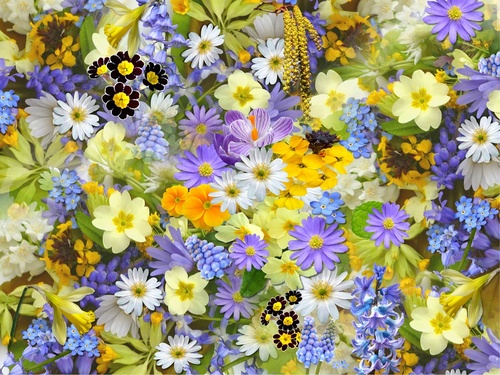
#> input picture Assignment #1/images/flower.jpg, 500 x 375 px, shrunk from 960 x 720 before the run
$ python Grayscale.py
#> lines starting #> are read from the running program, lines starting #| are printed output that depends on the picture
import cv2
import numpy as np
import os
import matplotlib.pyplot as plt

# Define the input and output folders
input_folder = 'images'
output_folder = 'grayscale'

# Create the output folder if it doesn't exist
os.makedirs(output_folder, exist_ok=True)

# Define a list of image filenames
image_filenames = ["flower.jpg", "fractal.jpeg", "fruit.jpg"]

# Function to quantize an image to a specific gray level and save it
def quantize_and_save_image(input_path, output_folder, gray_level):
    # Load the image
#> called with input_path = 'images/flower.jpg', output_folder = 'grayscale', gray_level = 8
    image = cv2.imread(input_path, cv2.IMREAD_COLOR)
#> image is the input picture: shape (375, 500, 3); mean B, G, R 118.5, 152.3, 158.1

    # Convert the image to grayscale
    gray_image = cv2.cvtColor(image, cv2.COLOR_BGR2GRAY)
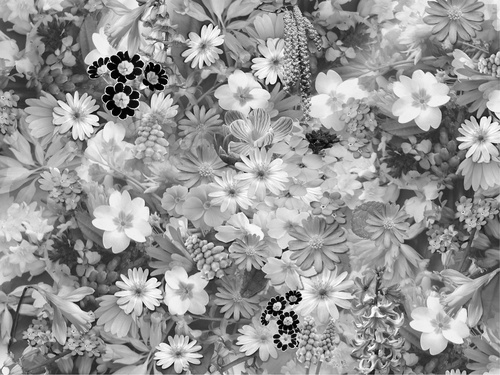
#> gray_image: shape (375, 500); min 0, max 255, mean 150.2

    # Quantize the image to the specified gray level
    quantized_image = (gray_level / 256.0 * gray_image).astype(np.uint8)
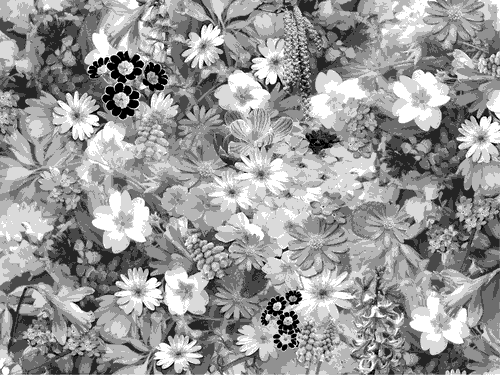
#> quantized_image: shape (375, 500); min 0, max 7, mean 4.21; drawn with min black and max white

    # Generate the output path
    output_path = os.path.join(output_folder, f"{os.path.splitext(os.path.basename(input_path))[0]}_{gray_level}.jpg")

    # Save the quantized image
    cv2.imwrite(output_path, quantized_image)

# Define the list of gray levels to test
gray_levels = [8, 64, 128, 256]

# Process and save each image for each gray level
for filename in image_filenames:
    input_path = os.path.join(input_folder, filename)
    fig, axes = plt.subplots(1, len(gray_levels) + 1, figsize=(15, 5))

    for i, gray_level in enumerate(gray_levels):
        quantize_and_save_image(input_path, output_folder, gray_level)
        quantized_image = cv2.imread(os.path.join(output_folder, f"{os.path.splitext(filename)[0]}_{gray_level}.jpg"), cv2.IMREAD_GRAYSCALE)
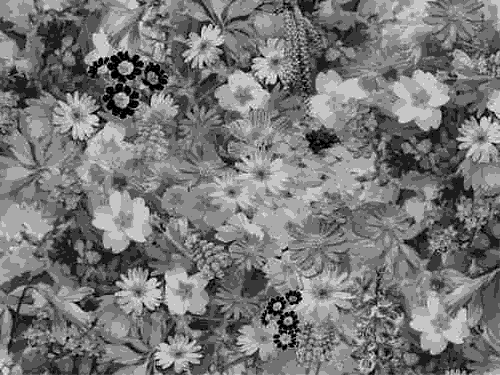
#> quantized_image: shape (375, 500); min 0, max 9, mean 4.21; drawn with min black and max white
        axes[i].imshow(quantized_image, cmap='gray')
        axes[i].axis('off')
        axes[i].set_title(f"Gray Level {gray_level}")

    # Add the original image to the figure
    original_image = cv2.imread(input_path)
    axes[len(gray_levels)].imshow(cv2.cvtColor(original_image, cv2.COLOR_BGR2RGB))
    axes[len(gray_levels)].axis('off')
    axes[len(gray_levels)].set_title("Original Image")

    # Save the individual figure for this image
    plt.tight_layout()
    figure_filename = os.path.splitext(filename)[0] + "_figure.jpg"
    figure_path = os.path.join(output_folder, figure_filename)
    plt.savefig(figure_path)
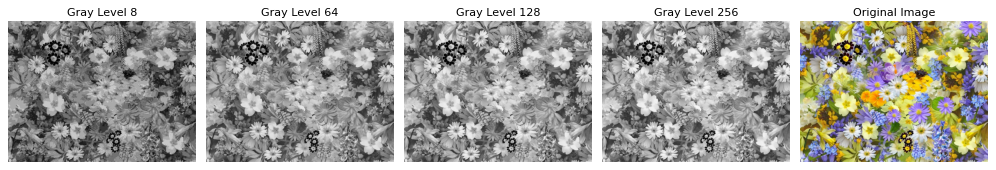
#> figure drawn by matplotlib, 5 panels
    plt.close()
#> pass 2 of the loop `for filename in image_filenames:`:
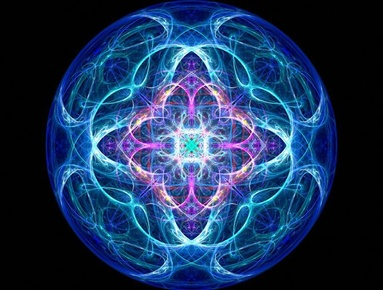
#> input picture Assignment #1/images/fractal.jpeg, 383 x 290 px, shrunk from 735 x 557 before the run
#> in quantize_and_save_image, image is the input picture: shape (290, 383, 3); mean B, G, R 89.4, 52.8, 29
#> gray_image: shape (290, 383)
#> `quantized_image = cv2.imread(os.path.join(output_folder, f"{os.path.sp..`:
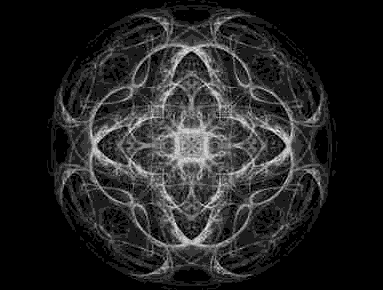
#> quantized_image: shape (290, 383); min 0, max 9, mean 1.25; drawn with min black and max white
#> `plt.savefig(figure_path)`:
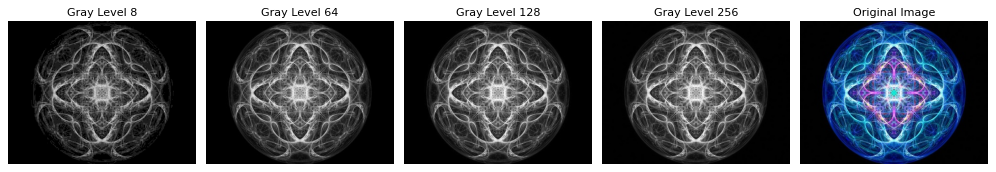
#> figure drawn by matplotlib, 5 panels
#> pass 3 of the loop `for filename in image_filenames:`:
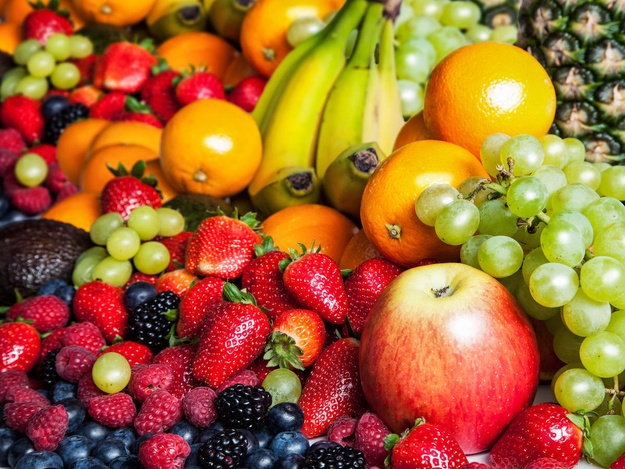
#> input picture Assignment #1/images/fruit.jpg, 625 x 469 px, shrunk from 1200 x 900 before the run
#> in quantize_and_save_image, image is the input picture: shape (469, 625, 3); mean B, G, R 49.1, 101.4, 162.5
#> gray_image: shape (469, 625)
#> `quantized_image = cv2.imread(os.path.join(output_folder, f"{os.path.sp..`:
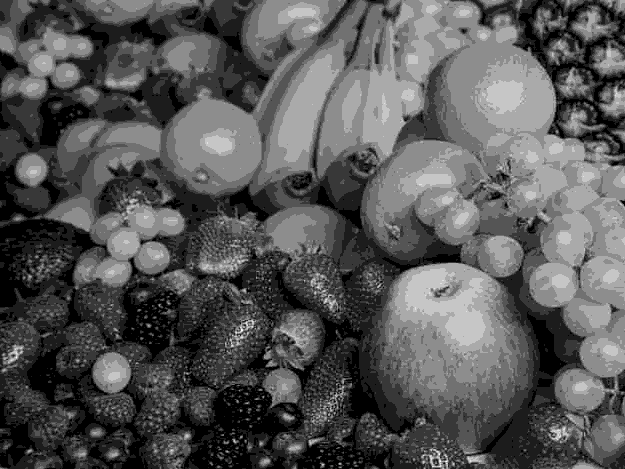
#> quantized_image: shape (469, 625); min 0, max 9, mean 3.07; drawn with min black and max white
#> `plt.savefig(figure_path)`:
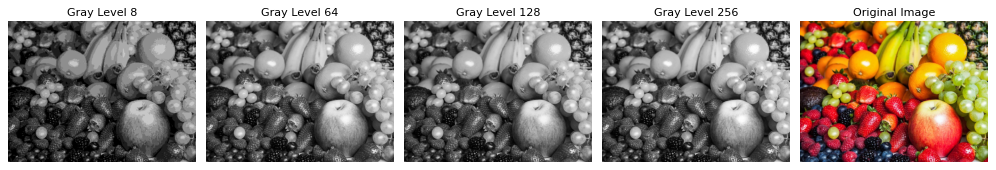
#> figure drawn by matplotlib, 5 panels

# Display the combined figure for all images
plt.figure(figsize=(15, 5))
for i, image_filename in enumerate(image_filenames):
    image = cv2.imread(os.path.join(output_folder, f"{os.path.splitext(image_filename)[0]}_{gray_levels[-1]}.jpg"), cv2.IMREAD_GRAYSCALE)
#> image: shape (375, 500); min 0, max 255, mean 150.2
    plt.subplot(1, len(image_filenames), i + 1)
    plt.imshow(image, cmap='gray')
    plt.axis('off')
    plt.title(f"Gray Levels for {image_filename}")
#> pass 2 of the loop `for i, image_filename in enumerate(image_filenames):`:
#> image: shape (290, 383)
#> pass 3 of the loop `for i, image_filename in enumerate(image_filenames):`:
#> image: shape (469, 625)

plt.tight_layout()
combined_figure_filename = "combined_figure.jpg"
combined_figure_path = os.path.join(output_folder, combined_figure_filename)
plt.savefig(combined_figure_path)
plt.show()
